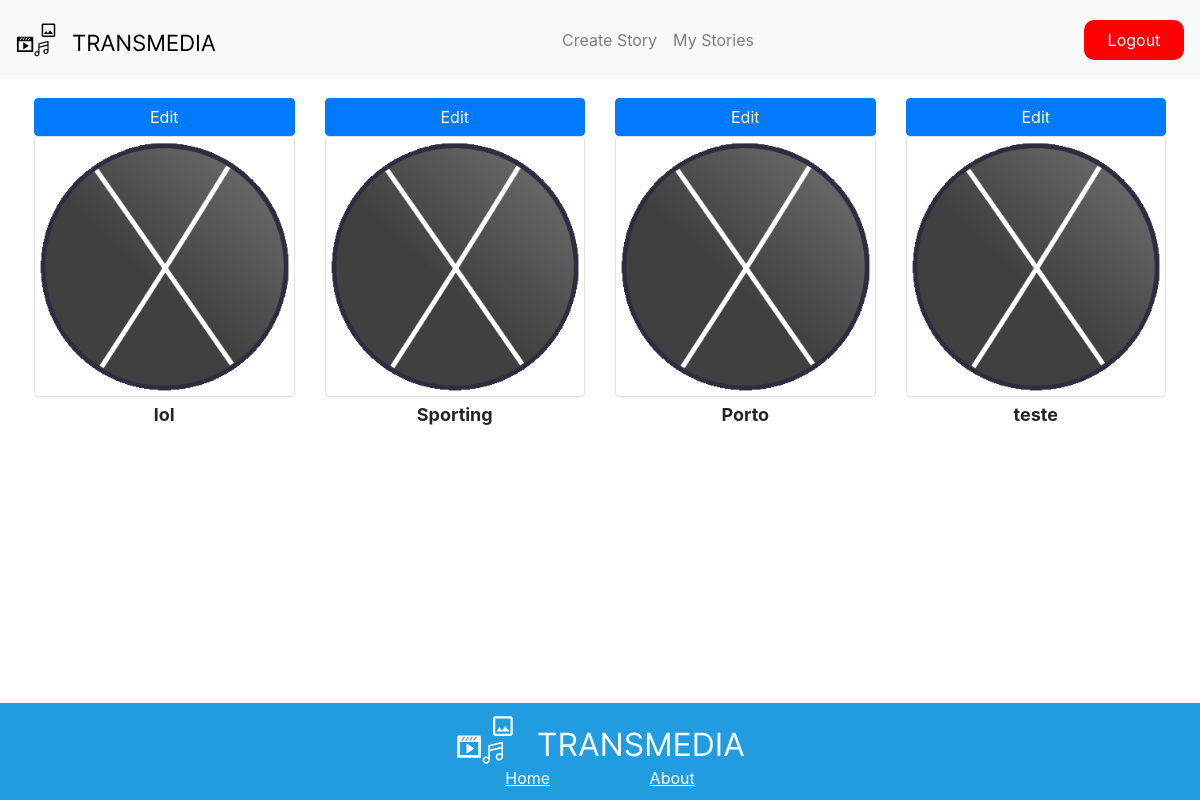
Screenshot of /my_stories.php (signed in) with the database file from the repository.
### tables this page shows
CREATE TABLE `story` (
  `id` int(11) NOT NULL,
  `name` varchar(255) NOT NULL,
  `description` varchar(255) NOT NULL,
  `author` varchar(255) NOT NULL
);

### my_stories.php (the view, shortened to what this page needs)
<?php
include "NavBar.php";
$stmt = $pdo->prepare('SELECT id,name FROM story where author = ?');
$stmt->execute([$_SESSION['user']]);
$stories = $stmt->fetchAll(PDO::FETCH_DEFAULT);
?>
<!DOCTYPE html>
<html lang="en">
<head>
    <link href="https://cdn.jsdelivr.net/npm/bootstrap@5.0.2/dist/css/bootstrap.min.css" rel="stylesheet">
    <link rel="stylesheet" href="./style/my_stories.css">
</head>
<body>
    <div class="stories">
        <div class="row m-3">
            <?php foreach ($stories as $story) : ?>
                <div class="col-12 col-sm-6 col-md-4 col-lg-3 mb-3">
                    <div class="story_container text-center">
                        <a class="btn btn-primary w-100" href="edit_story.php?id=<?= $story['id'] ?>">Edit</a>
                        <a class="text-reset text-decoration-none w-100" href="selectedStoryPage.php?id=<?= $story['id'] ?>">
                            <img src="100x100_logo.png" class="img-fluid img-thumbnail w-100" />
                            <p class="w-100 p-1 pl-2 pr-2">
                                <?php echo $story['name'] ?>
                            </p>
                        </a>
                    </div>
                </div>
            <?php endforeach; ?>
        </div>
    </div>
    <?php
    include "footer.php";
    ?>
</body>
</html>

### style/my_stories.css (style rules this page uses)
.stories { max-width: 1500px; margin: 3px; }
.story_container { max-width: 300px; margin: auto; font-weight: bold; font-size: 18px; }

### style/footer.css (style rules this page uses)
body { min-height: 100vh; display: flex; flex-direction: column; }
img { width: 100%; height: auto; }

### rows the page displays
story: name "lol"
story: name "Sporting"
story: name "Porto"
story: name "teste"
